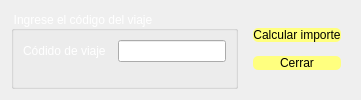
<?xml version="1.0" encoding="UTF-8"?>
<ui version="4.0">
 <class>Dialog</class>
 <widget class="QDialog" name="Dialog">
  <property name="geometry">
   <rect>
    <x>0</x>
    <y>0</y>
    <width>447</width>
    <height>0</height>
   </rect>
  </property>
  <property name="windowTitle">
   <string>Operación 1</string>
  </property>
  <property name="styleSheet">
   <string notr="true">QPushButton#btn_close:hover{
background-color: rgb(85, 170, 0);
}
QPushButton#btn_close{
color: rgb(0, 0, 0);
font: italic 12pt &quot;Poor Richard&quot;;
background-color: rgb(255, 255, 127);
border-radius: 5px;
}
QPushButton#btn_mostrar:hover{
background-color: rgb(85, 170, 0);
}
QPushButton#btn_mostrar{
color: rgb(0, 0, 0);
font: italic 12pt &quot;Poor Richard&quot;;
background-color: rgb(255, 255, 127);
border-radius: 5px;
}</string>
  </property>
  <layout class="QGridLayout" name="gridLayout_3">
   <item row="0" column="0">
    <widget class="QGroupBox" name="groupBox">
     <property name="styleSheet">
      <string notr="true">color: rgb(255, 255, 255);
font: italic 13pt &quot;Poor Richard&quot;;</string>
     </property>
     <property name="title">
      <string>Ingrese el código del viaje</string>
     </property>
     <layout class="QGridLayout" name="gridLayout">
      <item row="0" column="1" rowspan="2">
       <widget class="QWidget" name="widget" native="true"/>
      </item>
      <item row="0" column="0">
       <widget class="QLabel" name="label">
        <property name="styleSheet">
         <string notr="true">font: italic 12pt &quot;Poor Richard&quot;;
	color: rgb(255, 255, 255);
border-radius: 10px;
</string>
        </property>
        <property name="text">
         <string>Códido de viaje</string>
        </property>
       </widget>
      </item>
      <item row="0" column="2">
       <widget class="QLineEdit" name="txt_codigo">
        <property name="styleSheet">
         <string notr="true">color: rgb(0, 0, 0);</string>
        </property>
       </widget>
      </item>
     </layout>
    </widget>
   </item>
   <item row="0" column="1">
    <widget class="QWidget" name="widget_2" native="true">
     <layout class="QGridLayout" name="gridLayout_2">
      <item row="0" column="0">
       <widget class="QPushButton" name="btn_mostrar">
        <property name="cursor">
         <cursorShape>PointingHandCursor</cursorShape>
        </property>
        <property name="text">
         <string>Calcular importe</string>
        </property>
       </widget>
      </item>
      <item row="1" column="0">
       <widget class="QPushButton" name="btn_close">
        <property name="cursor">
         <cursorShape>PointingHandCursor</cursorShape>
        </property>
        <property name="text">
         <string>Cerrar</string>
        </property>
       </widget>
      </item>
     </layout>
    </widget>
   </item>
  </layout>
 </widget>
 <resources/>
 <connections/>
</ui>
